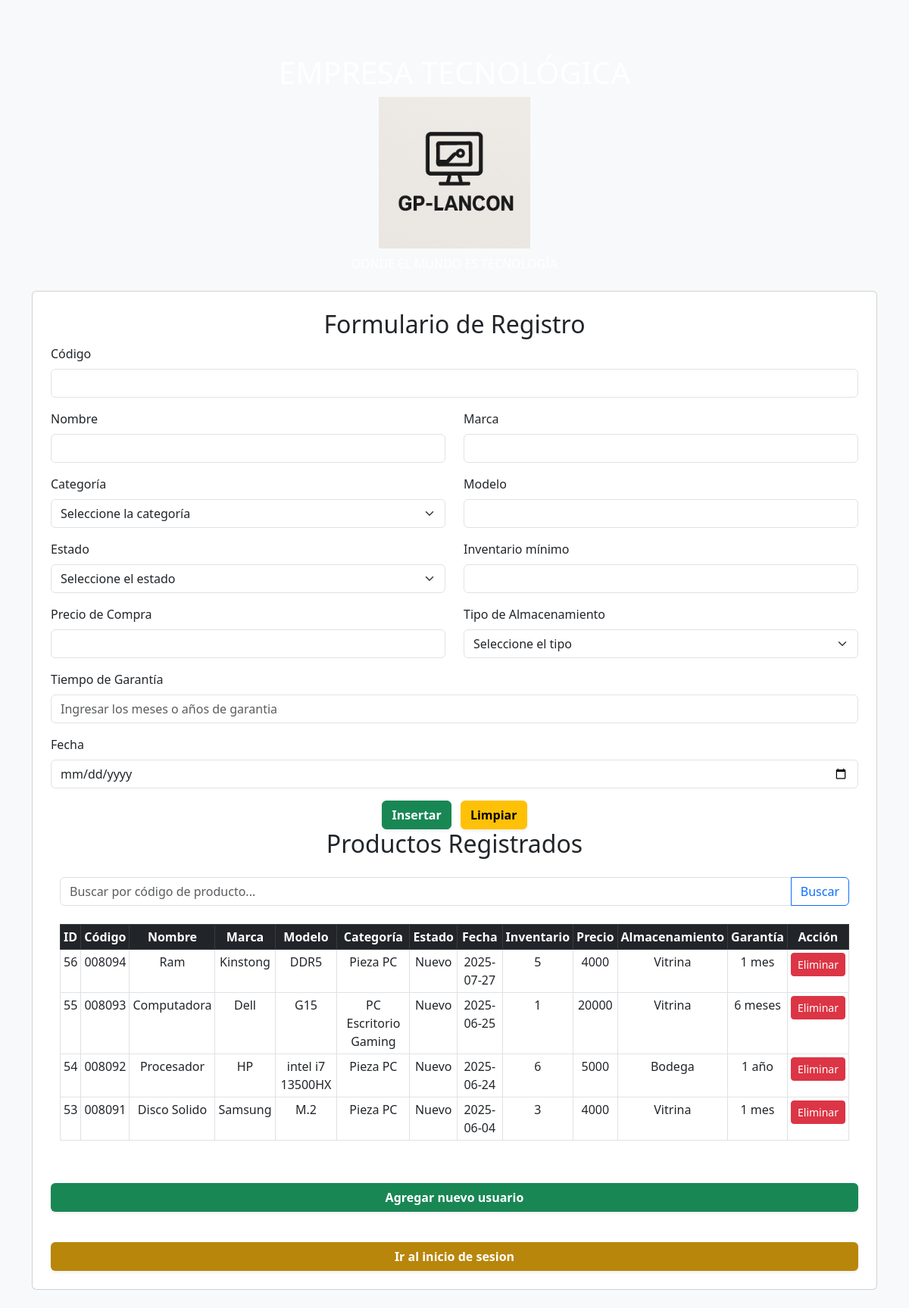
Screenshot of /registroProduc.php with the database file from the repository.
### tables this page shows
CREATE TABLE `t_productos` (
  `Id_producto` int(15) NOT NULL AUTO_INCREMENT,
  `fecha` date NOT NULL,
  `nombre` varchar(30) NOT NULL,
  `categoria` text NOT NULL,
  `codigo` varchar(50) NOT NULL,
  `estado` varchar(15) NOT NULL,
  `Inventario_Minimo` int(50) NOT NULL,
  `Precio_Compra` float NOT NULL,
  `id_marca` int(40) NOT NULL,
  `Id_Garantia` bigint(11) DEFAULT NULL,
  `Regalia` tinyint(1) DEFAULT NULL,
  `Id_Cliente` int(15) DEFAULT NULL,
  `Tipo_Almacenamiento` varchar(20) NOT NULL,
  `ISV` float DEFAULT NULL,
  `ISV_Turismo` float DEFAULT NULL,
  `Descuento` float NOT NULL,
  `Precio_Venta1` float DEFAULT NULL,
  `Precio_Venta2` float DEFAULT NULL,
  `Precio_Venta3` float DEFAULT NULL,
  `Precio_Venta4` float DEFAULT NULL,
  `Precio_Venta5` float DEFAULT NULL,
  PRIMARY KEY (`Id_producto`),
  KEY `fk_id_marca` (`id_marca`),
  KEY `fk_id_garantia` (`Id_Garantia`),
  CONSTRAINT `fk_id_garantia` FOREIGN KEY (`Id_Garantia`) REFERENCES `t_garantia` (`Id_Garantia`) ON DELETE CASCADE ON UPDATE CASCADE,
  CONSTRAINT `fk_id_marca` FOREIGN KEY (`id_marca`) REFERENCES `t_especificaciones` (`id_marca`) ON DELETE CASCADE ON UPDATE CASCADE
);

CREATE TABLE `t_especificaciones` (
  `id_marca` int(30) NOT NULL AUTO_INCREMENT,
  `marca` varchar(40) NOT NULL,
  `modelo` varchar(30) NOT NULL,
  `Descripcion` text DEFAULT NULL,
  `imagen` longblob DEFAULT NULL,
  PRIMARY KEY (`id_marca`)
);

CREATE TABLE `t_garantia` (
  `Id_Garantia` bigint(11) NOT NULL AUTO_INCREMENT,
  `Tiempo` varchar(40) NOT NULL,
  PRIMARY KEY (`Id_Garantia`)
);

### registroProduc.php (the view, shortened to what this page needs)
<!DOCTYPE html>
<html lang="es">
<head>
  <link rel="stylesheet" href="https://cdn.jsdelivr.net/npm/bootstrap@5.3.0/dist/css/bootstrap.min.css"/>
</head>
<body style="background-image: url('Fondo.jpg'); background-size: cover; background-repeat: no-repeat;">
<div class="container mt-5">
  <header class="text-center mb-4">
    <h1 style="color: white;">EMPRESA TECNOLÓGICA</h1>
    <img src="logo.png" class="img-fluid mb-2" width="200px" alt="Logo GP-Lancon">
    <p style="color: white;">DONDE EL MUNDO ES TECNOLOGÍA</p>
  </header>
  <main>
    <div class="card p-4">
      <h2 class="text-center">Formulario de Registro</h2>
      <form method="POST" autocomplete="off">
        <div class="mb-3">
          <label for="codigo" class="form-label">Código</label>
          <input type="text" class="form-control" id="codigo" name="codigo" required autofocus>
        </div>
       <div class="row mb-3">
            <div class="col-md-6">
                <label for="nombre" class="form-label">Nombre</label>
                <input type="text" class="form-control" id="nombre" name="nombre"
                    pattern="^[A-Za-zÁÉÍÓÚáéíóúÑñ ]+$"
                    title="Solo se permiten letras y espacios. Sin números ni símbolos." required>
                    </div>
                    <div class="col-md-6">
                <label for="marca" class="form-label">Marca</label>
                <input type="text" class="form-control" id="marca" name="marca" required>
            </div>
        </div>
        <div class="row mb-3">
          <div class="col-md-6">
            <label for="categoria" class="form-label">Categoría</label>
            <select class="form-select" id="categoria" name="categoria" required>
              <option selected disabled value="">Seleccione la categoría</option>
            </select>
          </div>
          <div class="col-md-6">
            <label for="modelo" class="form-label">Modelo</label>
            <input type="text" class="form-control" id="modelo" name="modelo" required>
          </div>
        </div>
        <div class="row mb-3">
          <div class="col-md-6">
            <label for="estado" class="form-label">Estado</label>
            <select class="form-select" id="estado" name="estado" required>
              <option selected disabled value="">Seleccione el estado</option>
            </select>
          </div>
          <div class="col-md-6">
            <label for="inventario_minimo" class="form-label">Inventario mínimo</label>
            <input type="number" class="form-control" id="inventario_minimo" name="inventario_minimo" min="0" required>
          </div>
        </div>
        <div class="row mb-3">
          <div class="col-md-6">
            <label for="precio_compra" class="form-label">Precio de Compra</label>
            <input type="number" class="form-control" step="0.01" id="precio_compra" name="precio_compra" required>
          </div>
          <div class="col-md-6">
            <label for="tipo_almacenamiento" class="form-label">Tipo de Almacenamiento</label>
            <select class="form-select" id="tipo_almacenamiento" name="tipo_almacenamiento" required>
              <option selected disabled value="">Seleccione el tipo</option>
            </select>
          </div>
        </div>
        <div class="mb-3">
            <label for="tiempo_garantia" class="form-label">Tiempo de Garantía</label>
            <input type="text" class="form-control" id="tiempo_garantia" name="tiempo_garantia"
            placeholder="Ingresar los meses o años de garantia" required>
        </div>
        <div class="mb-3">
          <label for="fecha" class="form-label">Fecha</label>
          <input type="date" class="form-control" id="fecha" name="fecha" required>
        </div>
        <div class="text-center">
          <div class="text-center">
          <button type="submit" name="guardar"
            class="btn <?php echo (isset($_POST['modo_edicion']) && $_POST['modo_edicion'] == '1') ? 'btn-primary' : 'btn-success'; ?> fw-bold shadow-sm"
            style="transition: transform 0.2s ease, box-shadow 0.2s ease;"
            onmouseover="this.style.transform='scale(1.03)'"
            onmouseout="this.style.transform='scale(1)'"
            onmousedown="this.style.transform='scale(0.97)'"
            onmouseup="this.style.transform='scale(1.03)'">
           <?php echo (isset($_POST['modo_edicion']) && $_POST['modo_edicion'] == '1') ? 'Actualizar' : 'Insertar'; ?>
          </button>
          <button type="reset"
    class="btn btn-warning fw-bold shadow-sm ms-2"
    style="transition: transform 0.2s ease, box-shadow 0.2s ease;"
    onmouseover="this.style.transform='scale(1.03)'"
    onmouseout="this.style.transform='scale(1)'"
    onmousedown="this.style.transform='scale(0.97)'"
    onmouseup="this.style.transform='scale(1.03)'">
    Limpiar
  </button>
</div>
        </div>
      </form>
        <?php
              $conn = new mysqli("localhost", "root", "", "proyectosolo");
              $condicion = "";
              $consulta = "
                  SELECT
                      p.id_producto,
                      p.codigo,
                      p.nombre,
                      e.marca,
                      e.modelo,
                      p.categoria,
                      p.estado,
                      p.fecha,
                      p.inventario_minimo,
                      p.precio_compra,
                      p.tipo_almacenamiento,
                      g.Tiempo AS garantia
                  FROM t_productos p
                  LEFT JOIN t_especificaciones e ON p.id_marca = e.id_marca
                  LEFT JOIN t_garantia g ON p.Id_Garantia = g.Id_Garantia
                  $condicion
                  ORDER BY p.id_producto DESC
              ";
              $resultado = $conn->query($consulta);
              ?>
              <!DOCTYPE html>
              <html lang="es">
              <head>
                  <link rel="stylesheet" href="https://cdn.jsdelivr.net/npm/bootstrap@5.3.0/dist/css/bootstrap.min.css"/>
              </head>
              <body class="p-4 bg-light">
              <div class="container">
                  <h2 class="mb-4 text-center"> Productos Registrados</h2>
                  <form method="GET" class="mb-4">
                    <div class="input-group">
                    <input type="text" name="buscar_codigo" class="form-control" placeholder="Buscar por código de producto..." value="<?= isset($_GET['buscar_codigo']) ? htmlspecialchars($_GET['buscar_codigo']) : '' ?>">
                    <button type="submit" class="btn btn-outline-primary">Buscar</button>
                   </div>
                  </form>
          <?php if ($resultado && $resultado->num_rows > 0): ?>
          <div class="table-responsive">
              <table class="table table-bordered table-hover table-sm bg-white text-center">
                  <thead class="table-dark">
                <tr>
                    <th>ID</th>
                    <th>Código</th>
                    <th>Nombre</th>
                    <th>Marca</th>
                    <th>Modelo</th>
                    <th>Categoría</th>
                    <th>Estado</th>
                    <th>Fecha</th>
                    <th>Inventario</th>
                    <th>Precio</th>
                    <th>Almacenamiento</th>
                    <th>Garantía</th>
                    <th>Acción</th>
                </tr>
            </thead>
            <tbody>
                <?php while ($fila = $resultado->fetch_assoc()): ?>
                <tr ondblclick="editarFila(this)">
                    <td><?= $fila['id_producto'] ?></td>
                    <td><?= $fila['codigo'] ?></td>
                    <td><?= $fila['nombre'] ?></td>
                    <td><?= $fila['marca'] ?></td>
                    <td><?= $fila['modelo'] ?></td>
                    <td><?= $fila['categoria'] ?></td>
                    <td><?= $fila['estado'] ?></td>
                    <td><?= $fila['fecha'] ?></td>
                    <td><?= $fila['inventario_minimo'] ?></td>
                    <td><?= $fila['precio_compra'] ?></td>
                    <td><?= $fila['tipo_almacenamiento'] ?></td>
                    <td><?= $fila['garantia'] ?? 'Sin garantía' ?></td>
                    <td>
                        <form method="POST" onsubmit="return confirm('¿Estás seguro de eliminar este producto?');">
                            <button type="submit" class="btn btn-danger btn-sm">Eliminar</button>
                        </form>
                    </td>
                </tr>
                <?php endwhile; ?>
            </tbody>
        </table>
    </div>
    <?php else: ?>
        <div class="alert alert-warning text-center">No se encontraron productos registrados.</div>
    <?php endif; ?>
</div>
<div class="text-end mt-3">
    <a href="registro_usuario.php"
    class="btn w-100 fw-bold mt-4 shadow-sm"
    style="background-color: #198754; color: white; transition: transform 0.2s ease, box-shadow 0.2s ease;"
    onmouseover="this.style.transform='scale(1.03)'"
    onmouseout="this.style.transform='scale(1)'"
    onmousedown="this.style.transform='scale(0.97)'"
    onmouseup="this.style.transform='scale(1.03)'"
    data-bs-toggle="tooltip"
    data-bs-placement="top"
    title="Registrar un nuevo usuario en el sistema">
    Agregar nuevo usuario
  </a>
</div>
<div class="text-end mt-3">
    <a href="index.php"
    class="btn w-100 fw-bold mt-4 shadow-sm"
    style="background-color: #B8860B; color: white; transition: transform 0.2s ease, box-shadow 0.2s ease;"
    onmouseover="this.style.transform='scale(1.03)'"
    onmouseout="this.style.transform='scale(1)'"
    onmousedown="this.style.transform='scale(0.97)'"
    onmouseup="this.style.transform='scale(1.03)'"
    data-bs-toggle="tooltip"
    data-bs-placement="top"
    title="Registrar un nuevo usuario en el sistema">
    Ir al inicio de sesion
  </a>
</div>
</html>

### rows the page displays
t_productos: Id_producto "56", codigo "008094", nombre "Ram", id_marca.marca "Kinstong", id_marca.modelo "DDR5", categoria "Pieza PC", estado "Nuevo", fecha "2025-07-27", Inventario_Minimo "5", Precio_Compra "4000", Tipo_Almacenamiento "Vitrina", Id_Garantia.Tiempo "1 mes"
t_productos: Id_producto "55", codigo "008093", nombre "Computadora", id_marca.marca "Dell", id_marca.modelo "G15", categoria "PC Escritorio Gaming", estado "Nuevo", fecha "2025-06-25", Inventario_Minimo "1", Precio_Compra "20000", Tipo_Almacenamiento "Vitrina", Id_Garantia.Tiempo "6 meses"
t_productos: Id_producto "54", codigo "008092", nombre "Procesador", id_marca.marca "HP", id_marca.modelo "intel i7 13500HX", categoria "Pieza PC", estado "Nuevo", fecha "2025-06-24", Inventario_Minimo "6", Precio_Compra "5000", Tipo_Almacenamiento "Bodega", Id_Garantia.Tiempo "1 año"
t_productos: Id_producto "53", codigo "008091", nombre "Disco Solido", id_marca.marca "Samsung", id_marca.modelo "M.2", categoria "Pieza PC", estado "Nuevo", fecha "2025-06-04", Inventario_Minimo "3", Precio_Compra "4000", Tipo_Almacenamiento "Vitrina", Id_Garantia.Tiempo "1 mes"
